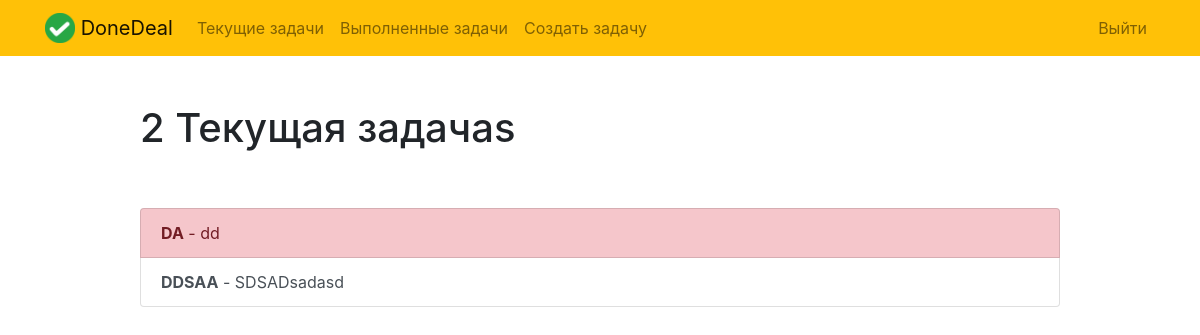
Page /current/ (signed in) on the earlier database version.
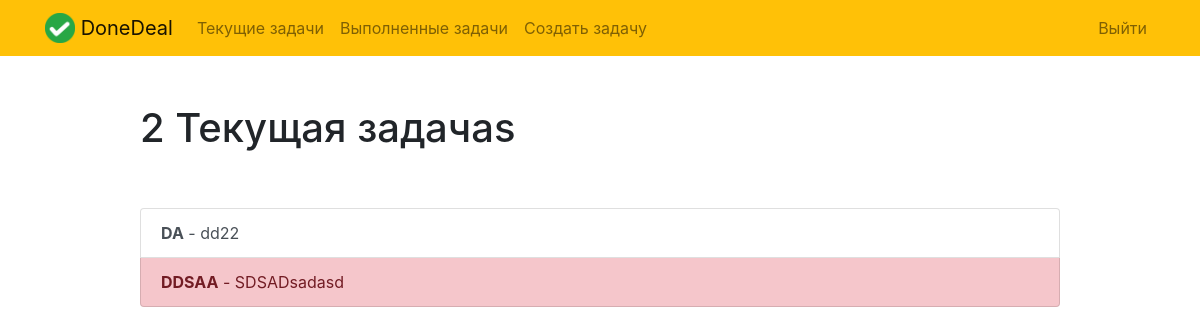
Same page on the later database version.
### todo/models.py (models this page shows, shortened)
class Todo(models.Model):
    title = models.CharField(max_length=100, verbose_name='Заголовок')
    memo = models.TextField(blank=True, verbose_name='Описание')
    created = models.DateTimeField(auto_now_add=True, verbose_name='Время создания')
    datecompleted = models.DateTimeField(null=True, blank=True, verbose_name='Время выполнения')
    important = models.BooleanField(default=False, verbose_name='Важное')
    user = models.ForeignKey(User, on_delete=models.CASCADE, verbose_name='Пользователь')

### todo/views.py (the view)
# urls.py: path('current/', views.currenttodos, name='currenttodos'),
@login_required
def currenttodos(request):
    todos = Todo.objects.filter(user=request.user, datecompleted__isnull=True) # выводим задачи авторизованного пользователя также невыполненные задачи
    return render(request, 'todo/currenttodos.html', {'todos':todos})

### todo/templates/todo/currenttodos.html
{% extends "todo/base.html" %}
{% block content %}
    <div class="row justify-content-center mt-5">
        <div class="col-md-10">
            {% if todos %}
                 <h1>{{ todos.count }} Текущая задача{{ todos.count|pluralize }}</h1>
            {% else %}
                           <h1>Текущие задачи</h1>
            {% endif %}
        </div>
    </div>
    <div class="row justify-content-center mt-5">
        <div class="col-md-10">
        {% if todos %}
            <div class="list-group">
                {% for todo in todos %}
                    <a href="{% url 'viewtodo' todo.id %}" class="list-group-item list-group-item-action{% if todo.important %} list-group-item-danger{% endif %}"><b>{{ todo.title }}</b>{% if todo.memo %} - {{ todo.memo|truncatechars:30 }}{% endif %}</a>
                {% endfor %}
            </div>
        {% else %}
            <div class="text-center">
                <h2>Список задач пуст.</h2>
            <br>
            <a role="button" class="btn btn-primary" href="{% url 'createtodo' %}">Новая задача</a>
            </div>
        {% endif %}
        </div>
    </div>
{% endblock %}

Differences in the rows shown:
changed Todo "DA": important True → False (drawn); memo "dd" → "dd22"
changed Todo "DDSAA": important False → True (drawn)
